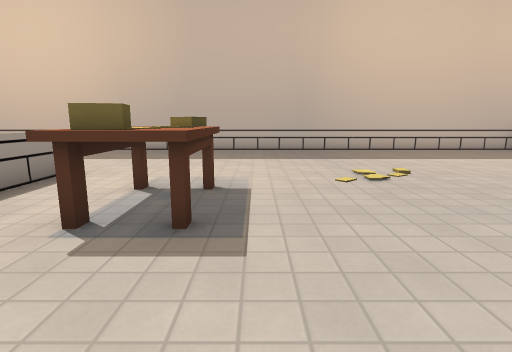
view 1 (above)

24 first-person views from a walk through a Godot game level. The camera is 1.2 m above the floor, tilts 10° down and sees 80° across. The floor is counted in squares, 1 m on a side. Each view is taken from the middle of a square. On the plan, view 1 faces up. The plan holds only what a view shows up to about 13 squares ahead; the rest is blank. Characters and animated objects are not drawn. Some surface patterns are stand-ins.

view 2
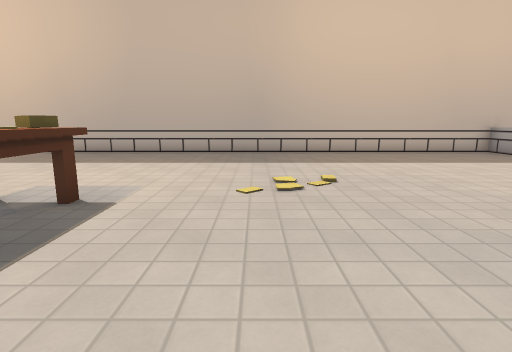

view 3
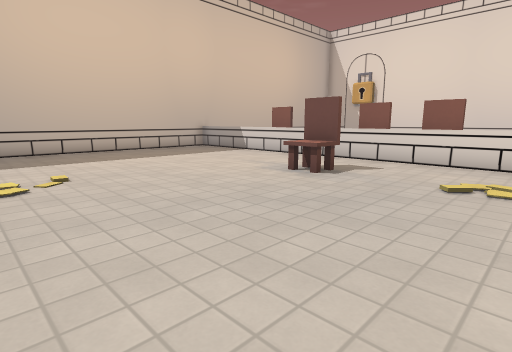

view 4
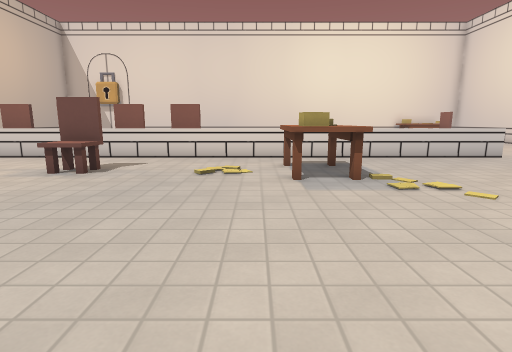

view 5
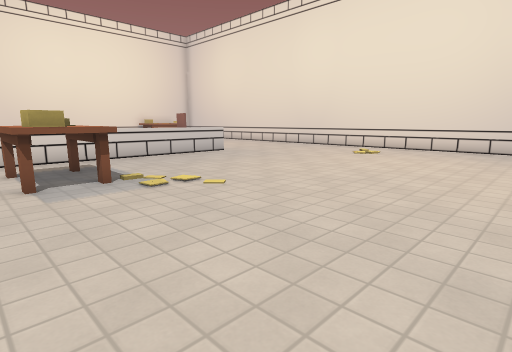

view 6
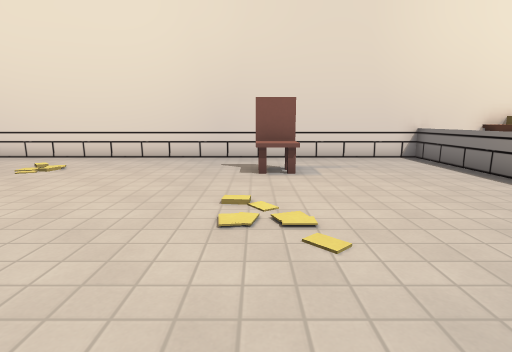

view 7
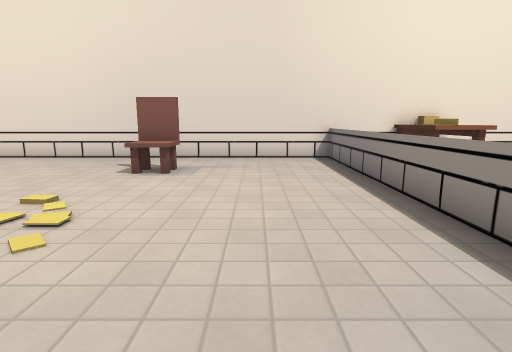

view 8
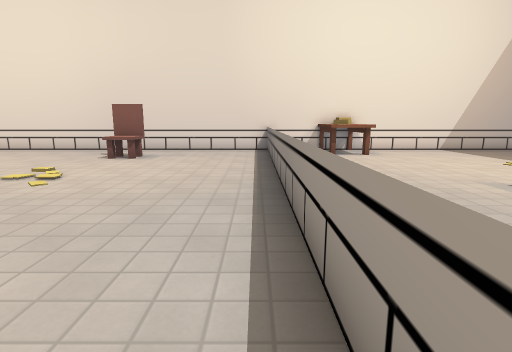

view 9
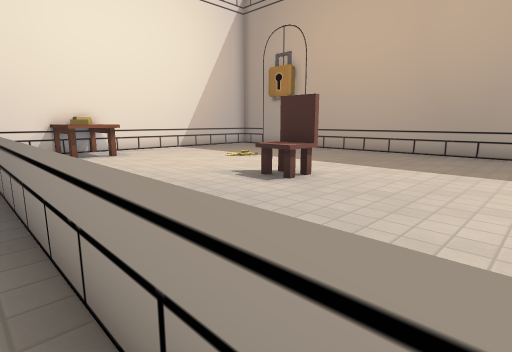

view 10
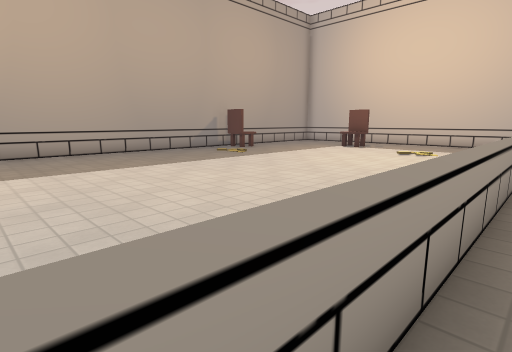

view 11
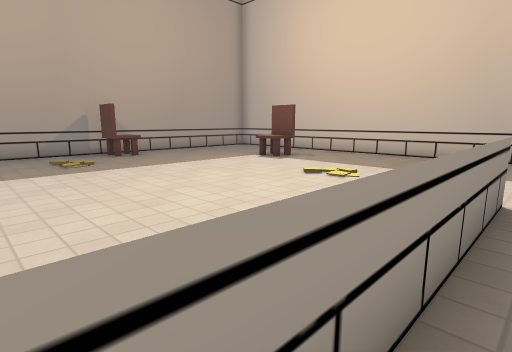

view 12
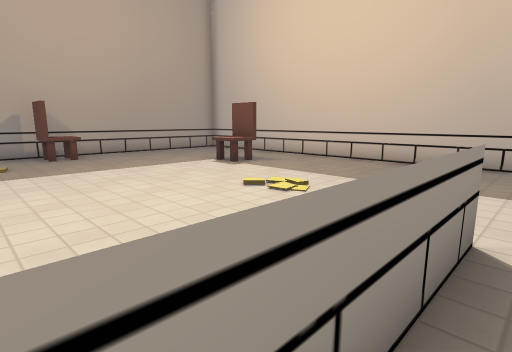

view 13
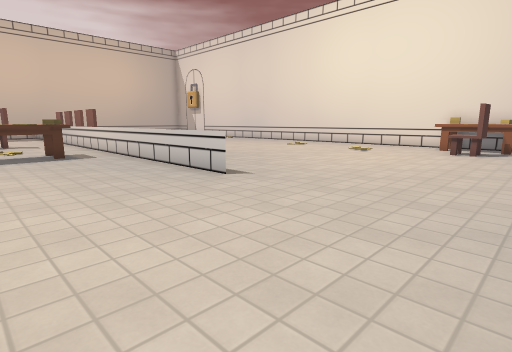

view 14
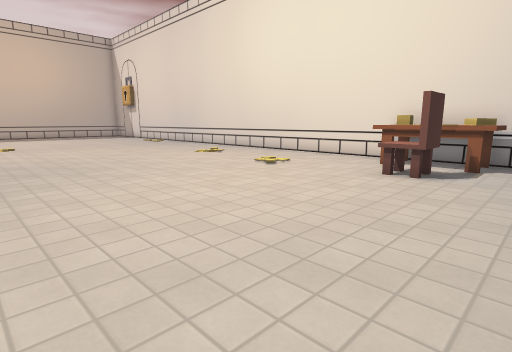

view 15
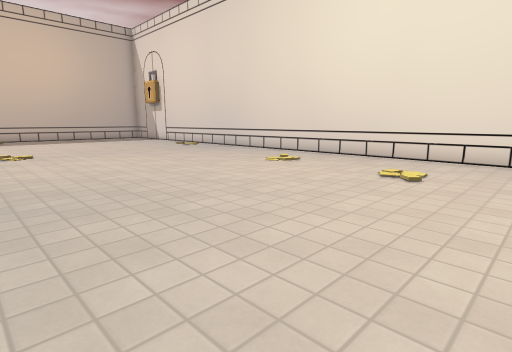

view 16
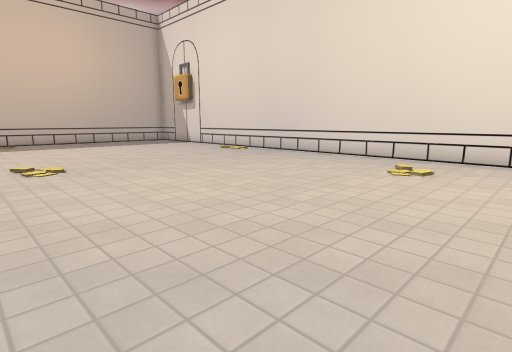

view 17
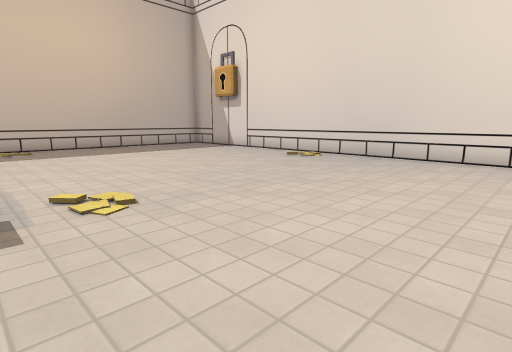

view 18
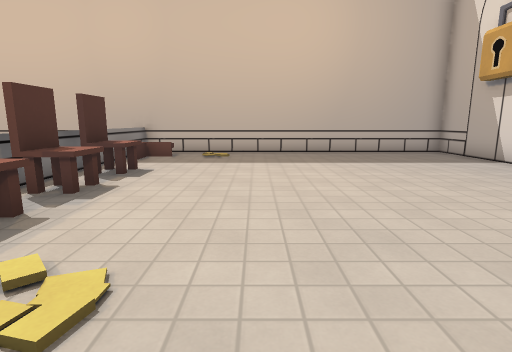

view 19
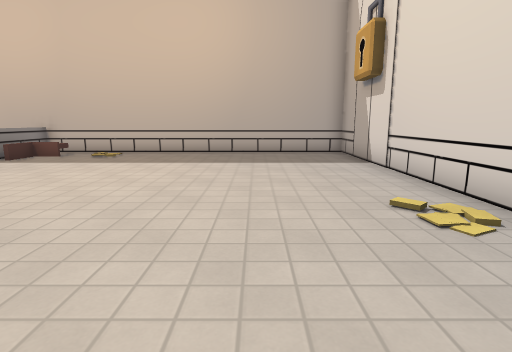

view 20
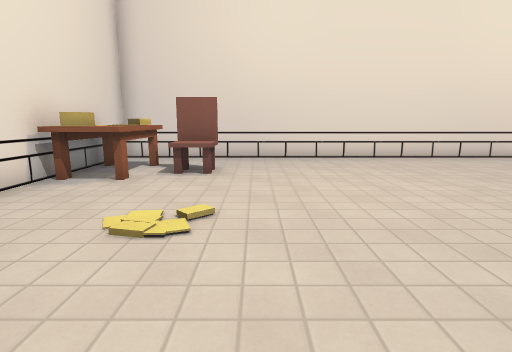

view 21
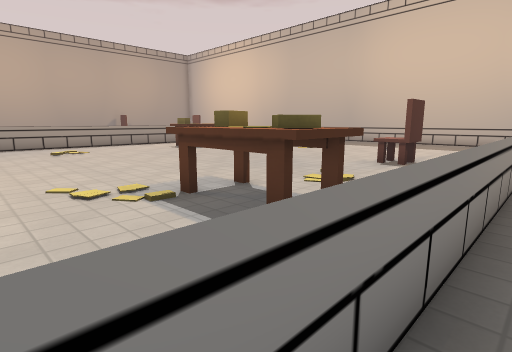

view 22
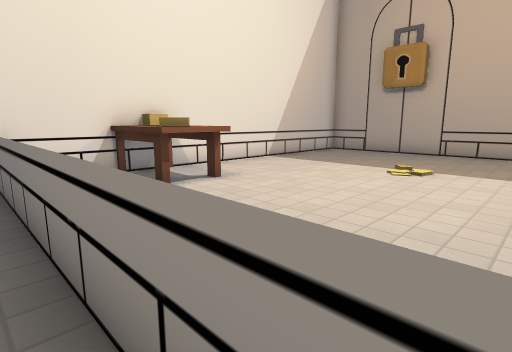

view 23
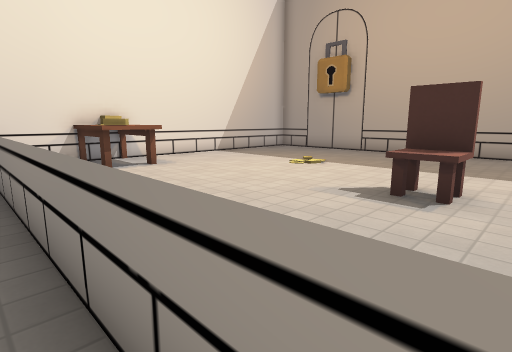

view 24
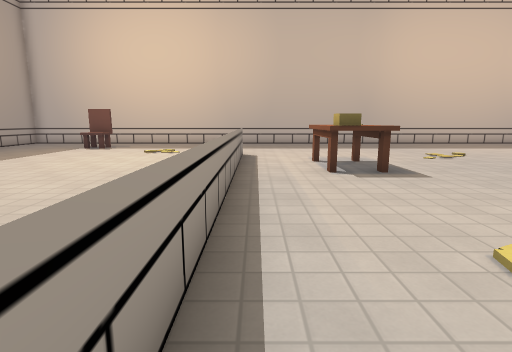

### Floor plan
Points are (right, up) in squares from view 1. A wall is a line through its corners. A room is listed if a view was taken in it or the views show most of it. See-through windows are left out.
Room 1 (views 1, 2, 3, 4, 5, 6, 7, 8, 9, 10, 11, 12, 13, 14, 15, 16, 17, 18, 19, 20, 21, 22, 23, 24)
walls: (8.9, 3.9) (8.9, 5); (9, 5.1) (9, 4) (8.1, 4); (12, 1.9) (12, 3); (12, 3.9) (12, 5); (12.1, 7.1) (12.1, 5.9); (12.9, 6) (11.9, 6); (-0.1, -11.9) (1, -11.9); (0, -12.1) (0, -11.1); (12.9, 8) (12, 8) (12, 9); (12.1, 9.1) (12.1, 7.9); (-9.9, -4.9) (-9.9, -6.1); (-10.1, -5) (-9.1, -5); (-6.5, -14.5) (19.5, -14.5); (-10.9, 10.9) (-12, 10.9); (-11, 11.1) (-11, 10.1); (-15, 7) (-15, 6) (-16, 6); (19.9, -11.9) (21, -11.9); (20, -12) (20, -11.1); (-16.5, 10.4) (-16.5, -13.2); (-15.2, -14.5) (-8.4, -14.5); (23.5, -11.5) (23.5, 13.5) (-13.2, 13.5)
low walls: (8.1, 4) (8.1, 5); (11.5, 1) (11.5, -5); (-4.5, 7.5) (-4.5, -14.5); (12.9, 5) (12.9, 4.5); (0, -11.1) (1, -11.1); (11.5, -8.6) (11.5, 9.1); (12.9, 7) (12.9, 6); (-9.1, -5) (-9.1, -6); (12.9, 9) (12.9, 8); (11.5, 10.5) (11.5, 6.2); (11.5, 12.5) (11.5, 13.5) (11.5, 12.5); (-11, 10.1) (-12, 10.1); (20, -11.1) (21, -11.1)
ways out: opening at (20.5, -13.5) to room 2; gap at (21, -12) to room 2; gap at (-16, 6)
objects: table (-8, -15) to (-7, -12); table (-2, 3) to (-1, 6); table (7, -2) to (10, -1); table (22, -13) to (23, -10)
Room 2 (no view inside)
walls: (21.1, -12) (20, -12); (19.5, -14.5) (23.5, -14.5) (23.5, -11.5)
ways out: opening at (20.5, -13.5) to room 1; gap at (21, -12) to room 1

Positions as (right, up) in squares from view 1, and headings:
1: (0, 0), facing up
2: (2, 1), facing up
3: (2, 0), facing up-right
4: (1, 0), facing right
5: (1, 0), facing down-right
6: (1, -4), facing down
7: (-2, -4), facing down
8: (-4, -1), facing down
9: (-4, -1), facing down-left
10: (-4, -4), facing up-left
11: (-4, 2), facing up-left
12: (-4, 4), facing up-left
13: (7, -14), facing up-right
14: (13, -14), facing up-right
15: (13, -10), facing up-right
16: (13, -6), facing up-right
17: (13, -2), facing up-right
18: (16, 1), facing up
19: (20, 1), facing up
20: (19, -4), facing down
21: (12, -5), facing up-left
22: (-4, -7), facing down-left
23: (-4, -4), facing down-left
24: (-4, -4), facing up
